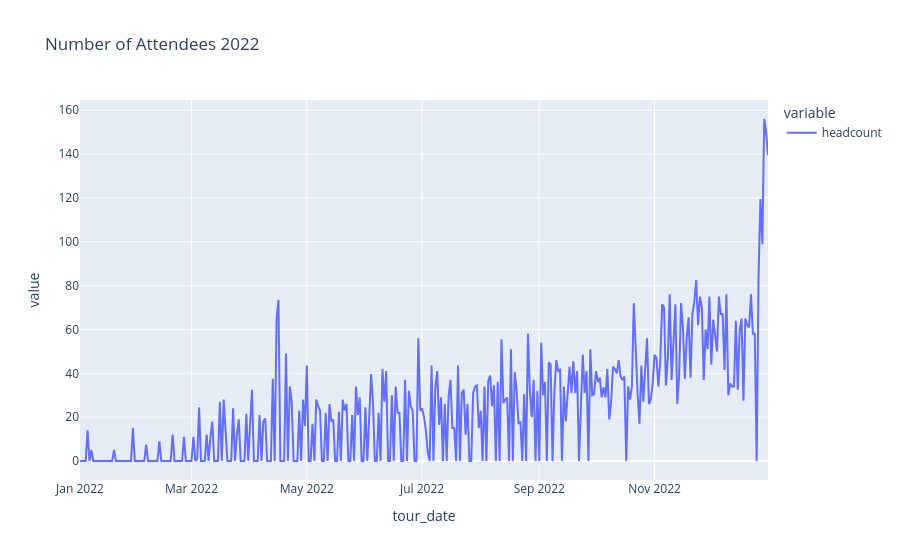

Here is the notebook cell this chart was saved with:
### Markdown cell above
## When does the series recover in 2022?

### Code cell
fig = px.line(df[df["tour_year"]==2022]["headcount"],title="Number of Attendees 2022")
fig.show()

zero_days = pd.Series(df[(df["headcount"]==0) & (df["tour_year"]==2022)].index)
print(zero_days)

### Figure 1 — Plotly figure (JSON) as saved in the notebook; plotly's stock layout.template omitted (floating-point values rounded to 4 significant figures; data arrays with more than 128 entries replaced by an {"elided": "..."} marker saying what was removed)
{"data": [{"hovertemplate": "variable=headcount<br>tour_date=%{x}<br>value=%{y}<extra></extra>", "legendgroup": "headcount", "line": {"color": "#636efa", "dash": "solid"}, "marker": {"symbol": "circle"}, "mode": "lines", "name": "headcount", "orientation": "v", "showlegend": true, "type": "scatter", "x": {"elided": "365 str values"}, "xaxis": "x", "y": {"elided": "365 float values"}, "yaxis": "y"}], "layout": {"legend": {"title": {"text": "variable"}, "tracegroupgap": 0}, "title": {"text": "Number of Attendees 2022"}, "xaxis": {"anchor": "y", "domain": [0, 1], "title": {"text": "tour_date"}}, "yaxis": {"anchor": "x", "domain": [0, 1], "title": {"text": "value"}}}}
